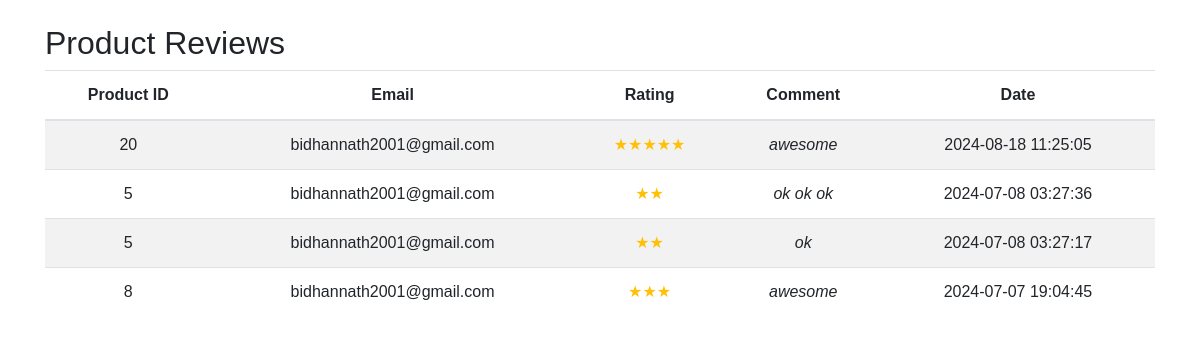
/backend/store_reviews.php, run on the app's committed database.
### tables this page shows
CREATE TABLE `reviews` (
  `ProductID` int(11) DEFAULT NULL,
  `Email` varchar(255) DEFAULT NULL,
  `rating` decimal(2,1) NOT NULL,
  `comment` text NOT NULL,
  `created_at` timestamp NOT NULL DEFAULT current_timestamp()
);

### backend/store_reviews.php (the view, shortened to what this page needs)
<?php
include 'config.php';
$sql = "SELECT ProductID, Email, rating, comment, created_at FROM reviews ORDER BY created_at DESC";
$result = $conn->query($sql);
?>
<!DOCTYPE html>
<html lang="en">
<head>
    <link href="https://stackpath.bootstrapcdn.com/bootstrap/4.5.2/css/bootstrap.min.css" rel="stylesheet">
    <link rel="stylesheet" href="https://cdnjs.cloudflare.com/ajax/libs/font-awesome/5.15.3/css/all.min.css">
    <link href='https://unpkg.com/boxicons@2.1.4/css/boxicons.min.css' rel='stylesheet'>
    <link rel="stylesheet" href="https://cdnjs.cloudflare.com/ajax/libs/animate.css/4.1.1/animate.min.css" />
</head>
<body>
    <div class="container mt-4">
        <h2>Product Reviews</h2>
        <table class="table table-striped text-center">
            <thead>
                <tr>
                    <th>Product ID</th>
                    <th>Email</th>
                    <th>Rating</th>
                    <th>Comment</th>
                    <th>Date</th>
                </tr>
            </thead>
            <tbody>
                <?php while ($review = $result->fetch_assoc()): ?>
                    <tr>
                        <td><?php echo htmlspecialchars($review['ProductID']); ?></td>
                        <td><?php echo htmlspecialchars($review['Email']); ?></td>
                        <td class="review-rating"><?php echo str_repeat('★', $review['rating']); ?></td>
                        <td class="review-comment"><?php echo htmlspecialchars($review['comment']); ?></td>
                        <td><?php echo htmlspecialchars($review['created_at']); ?></td>
                    </tr>
                <?php endwhile; ?>
            </tbody>
        </table>
    </div>
</body>
</html>

### backend/store_reviews.php (style rules this page uses)
body { font-family: 'Arial', sans-serif; }
.review-rating { color: #ffc107; }
.review-comment { font-style: italic; }

### data on the page
reviews: ProductID "20", Email "bidhannath2001@gmail.com", rating "★★★★★", comment "awesome", created_at "2024-08-18 11:25:05"
reviews: ProductID "5", Email "bidhannath2001@gmail.com", rating "★★", comment "ok ok ok", created_at "2024-07-08 03:27:36"
reviews: ProductID "5", Email "bidhannath2001@gmail.com", rating "★★", comment "ok", created_at "2024-07-08 03:27:17"
reviews: ProductID "8", Email "bidhannath2001@gmail.com", rating "★★★", comment "awesome", created_at "2024-07-07 19:04:45"
